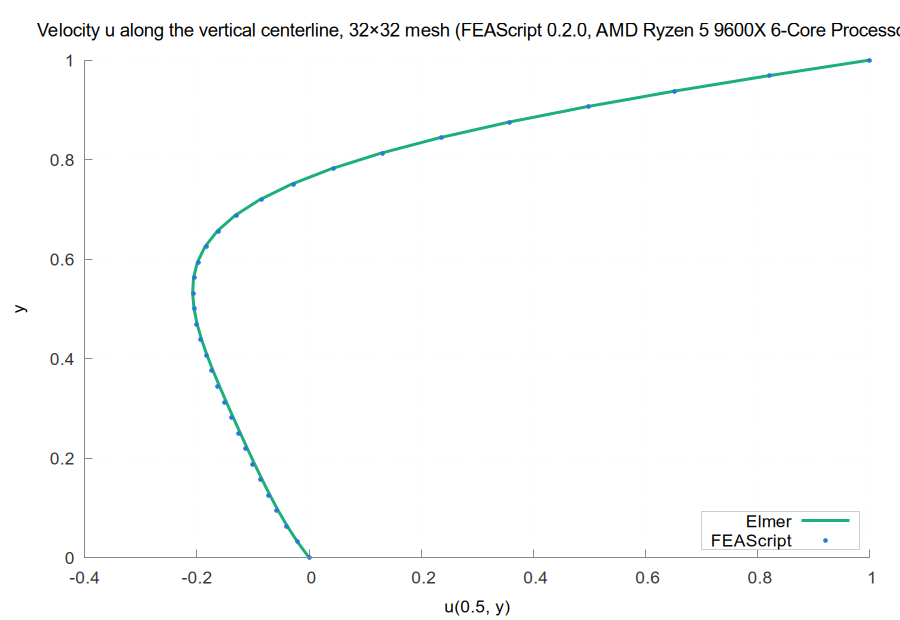

Source code (gnuplot):
set terminal pngcairo size 900,620 font 'Arial,13'
set border 3 lc rgb '#888888'; set tics nomirror tc rgb '#333333'
set grid lc rgb '#e6e6e6' lw 1; set key top left box lc rgb '#cccccc' opaque
set output 'centerline.png'
set title 'Velocity u along the vertical centerline, 32×32 mesh (FEAScript 0.2.0, AMD Ryzen 5 9600X 6-Core Processor)' font 'Arial,14'
set xlabel 'u(0.5, y)'; set ylabel 'y'; set yrange [0:1]; set key bottom right
plot '../../../../elmer/results/amd-ryzen-5-9600x/26.2/centerline_Elmer_UMFPACK_32x32.dat' u 2:1 w l lw 3 lc rgb '#1baf7a' t 'Elmer', \
     '../../../../feascript/results/amd-ryzen-5-9600x/0.2.0/node/18.19.1/centerline_FEAScript_sparse_LU_32x32.dat' u 2:1 w p pt 7 ps 0.6 lc rgb '#2a78d6' t 'FEAScript'
